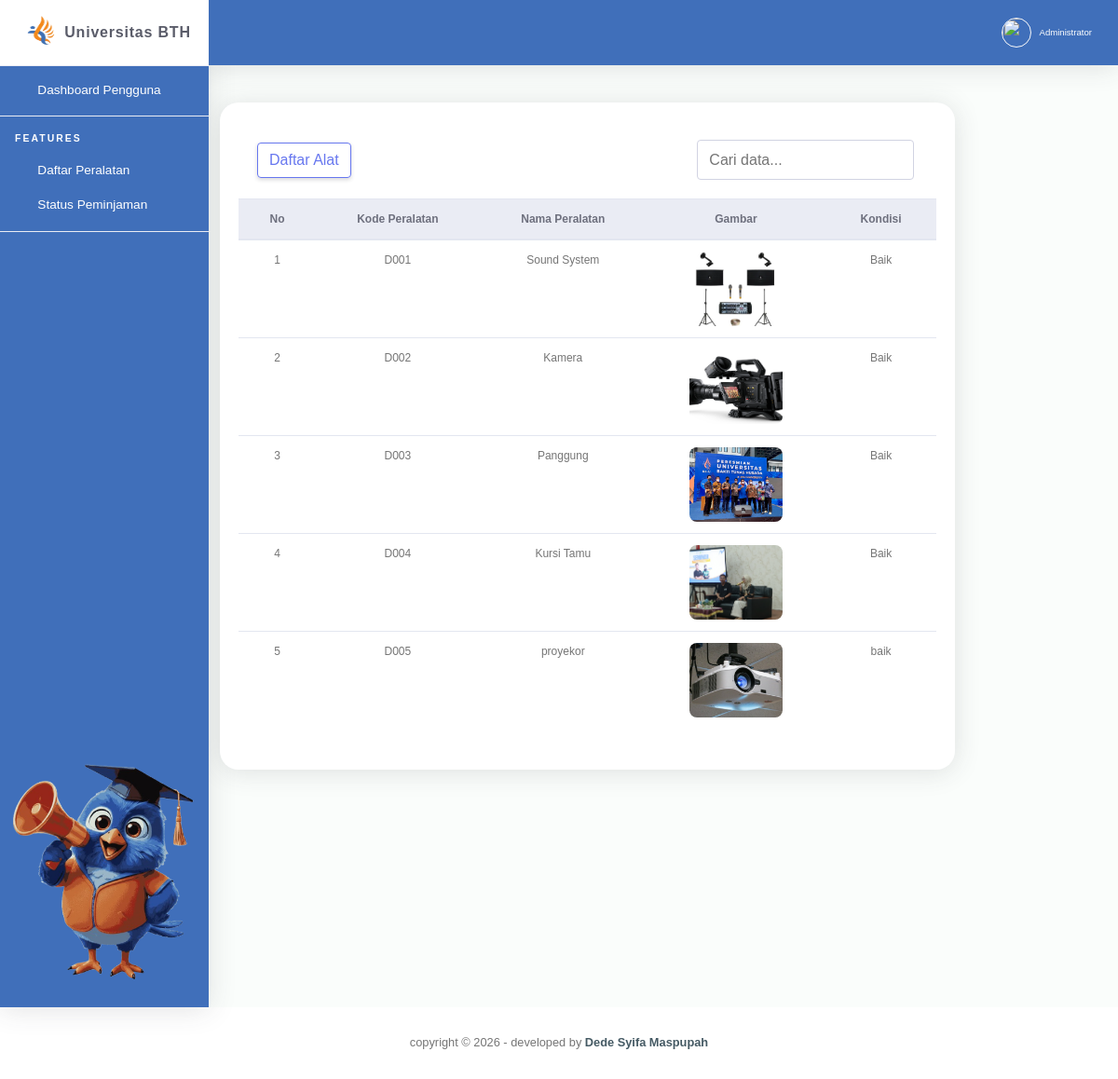
Screenshot of /dashboard_pengguna/peralatan.php with the database file from the repository.
### tables this page shows
CREATE TABLE `peralatan` (
  `peralatan_id` int(11) NOT NULL,
  `kode` varchar(20) NOT NULL,
  `gambar` varchar(255) NOT NULL,
  `nama_alat` varchar(50) NOT NULL,
  `stok` int(11) NOT NULL,
  `kondisi` varchar(20) NOT NULL
);

### dashboard_pengguna/peralatan.php (the view, shortened to what this page needs)
<?php
include '../includes_pengguna/header.php';
?>
            <div class="col-xl-10 col-lg-5">
              <div class="card mb-4">
                <div class="card-header py-3 d-flex flex-row align-items-center justify-content-between">
                  <a class=" btn btn-outline-primary" href="">Daftar Alat</a>
                  <div class="px-1 mt-1">
                    <input type="text" id="searchInput" placeholder="Cari data..." class="form-control mb-1">
                  </div>
                </div>
                <div class="table-responsive">
                  <table class="table align-items-center table-flush" id="dataTable">
                    <thead class="thead-light">
                      <tr>
                          <th class="text-center">No</th>
                          <th class="text-center">Kode Peralatan</th>
                          <th class="text-center">Nama Peralatan</th>
                          <th class="text-center">Gambar</th>
                          <th class="text-center">Kondisi</th>
                      </tr>
                      </thead>
                      <?php
                          include '../koneksi.php';
                          $no = 1 ;
                          $urutan_kode = 1;
                          $data = mysqli_query($conn, "SELECT * from peralatan");
                          while ($d = mysqli_fetch_array($data)){
                            $kode = "D" . sprintf("%03d", $urutan_kode);
                              ?>
                          <tr>
                                  <td class="text-center"><?php echo $no++; ?></td>
                                  <td class="text-center"><?php echo $kode; ?></td>
                                  <td class="text-center"><?php echo $d['nama_alat']; ?></td>
                                  <td class="text-center">
                                      <img
                                          src="../gambar/<?php echo $d['gambar']; ?>"
                                          width="100"
                                          height="80"
                                          style="object-fit:cover; border-radius:8px;"
                                      >
                                  </td>
                                  <td class="text-center"><?php echo $d['kondisi']; ?></td>
                              </tr>
                          <?php $urutan_kode++; } ?>
                          </table>
                        </div>
                       <div class="card-footer"></div>
                      </div>
                    </div>
                  </div>
<?php include '../includes_pengguna/footer.php'; ?>

### assets/css/ruang-admin.css (style rules this page uses)
html { position: relative; min-height: 100%; font-family: Nunito }
body { height: 100% }
.table-flush td, .table-flush th { border-right: 0; border-left: 0 }
.table-flush tbody tr:first-child td, .table-flush tbody tr:first-child th { border-top: 0 }
.table-flush tbody tr:last-child td, .table-flush tbody tr:last-child th { border-bottom: 0 }
.card .table { margin-bottom: 0 }
.card .table td, .card .table th { padding-right: 1.5rem; padding-left: 1.5rem }
.card { -webkit-box-shadow: 0 .15rem 1.75rem 0 rgba(58, 59, 69, .15) !important; box-shadow: 0 .15rem 1.75rem 0 rgba(58, 59, 69, .15) !important }

### assets/css/admin.css (style rules this page uses)
.table { font-size: 20x; }
input, textarea, select { width: 100%; padding: 10px 12px; border: 1px solid #ccc; border-radius: 6px; font-size: 15px; }
.card { background: #fff; border-radius: 20px; padding: 20px; margin-bottom: 20px; border: none; box-shadow: 0 4px 15px rgba(0,0,0,0.05); }
body { font-family: Arial, sans-serif; font-size:12px; }

### rows the page displays
peralatan: kode "D001", nama_alat "Sound System", gambar (picture), kondisi "Baik"
peralatan: kode "D002", nama_alat "Kamera", gambar (picture), kondisi "Baik"
peralatan: kode "D003", nama_alat "Panggung", gambar (picture), kondisi "Baik"
peralatan: kode "D004", nama_alat "Kursi Tamu", gambar (picture), kondisi "Baik"
peralatan: kode "D005", nama_alat "proyekor", gambar (picture), kondisi "baik"

### other values shown
$namaLogin "Administrator"
